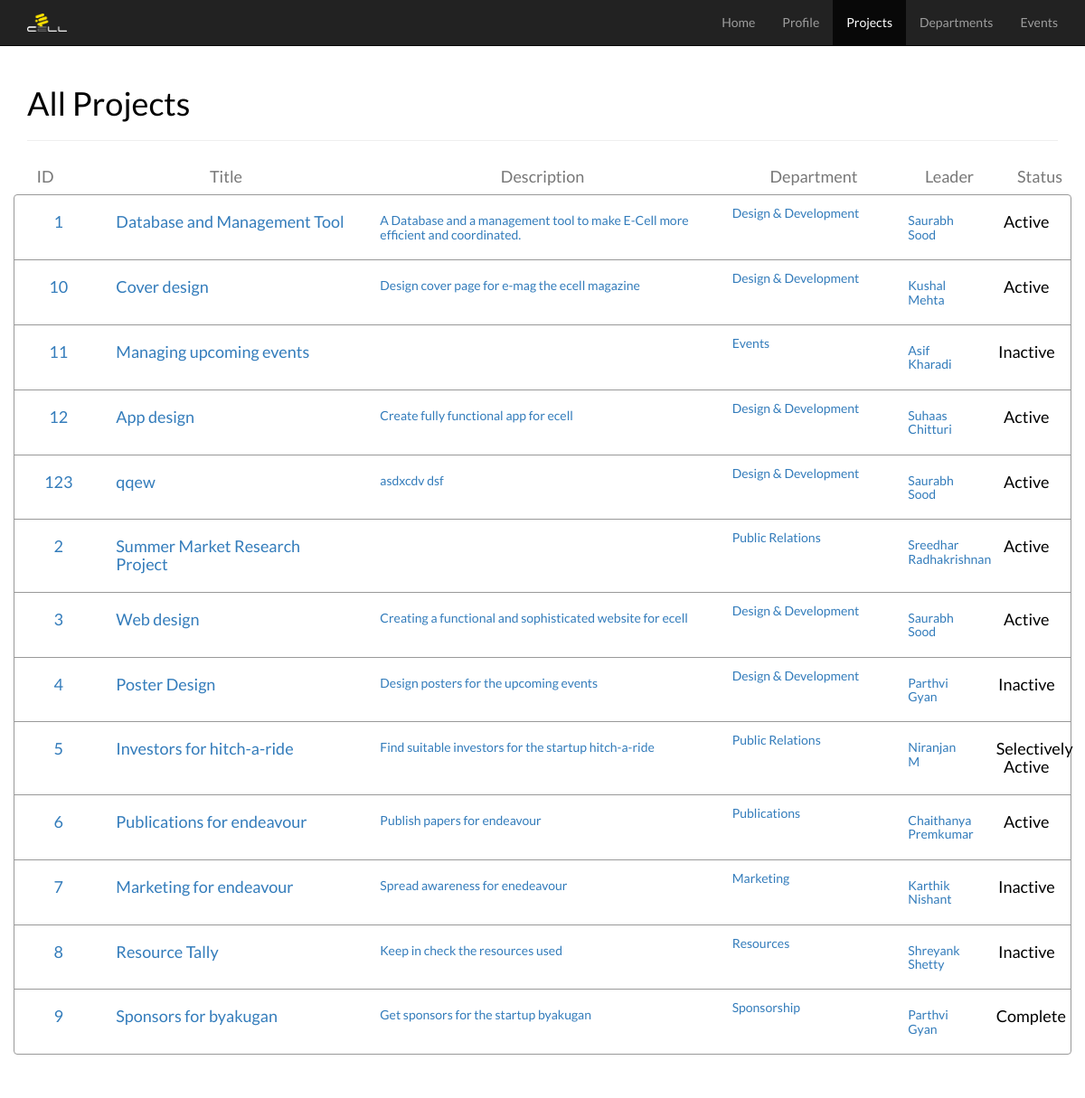
The page /projectlist.php on the database its author committed.
### tables this page shows
CREATE TABLE IF NOT EXISTS `projects` (
  `ID` varchar(16) NOT NULL,
  `Dep_ID` varchar(16) DEFAULT NULL,
  `Title` varchar(45) DEFAULT NULL,
  `Description` varchar(255) DEFAULT NULL,
  `Leader_USN` varchar(16) DEFAULT NULL,
  `Status` varchar(45) DEFAULT NULL
);

CREATE TABLE IF NOT EXISTS `departments` (
  `ID` varchar(16) NOT NULL,
  `Name` varchar(45) DEFAULT NULL,
  `Description` varchar(255) NOT NULL
);

CREATE TABLE IF NOT EXISTS `members` (
  `USN` varchar(16) NOT NULL,
  `F_Name` varchar(45) DEFAULT NULL,
  `L_Name` varchar(45) DEFAULT NULL,
  `Ph_No` varchar(45) DEFAULT NULL,
  `Email` varchar(45) DEFAULT NULL,
  `password` varchar(255) NOT NULL,
  `Department` varchar(16) DEFAULT NULL,
  `Status` varchar(45) DEFAULT NULL
);

### projectlist.php (the view, shortened to what this page needs)
<html><head>
		<link href="bootstrap/css/bootstrap.min.css" rel="stylesheet">
        <link href="Nav_styles.css" rel="stylesheet" type="text/css">
        <?php
			$dbhost='localhost';
			$dbuser='sood' ;
			$dbpass='1234' ;
			$conn=mysql_connect($dbhost,$dbuser,$dbpass);
			$pr_sql="Select * from projects";
			$retval=mysql_query($pr_sql,$conn);
			?>
    </head><body>
        <div class="navbar navbar-default navbar-fixed-top navbar-inverse">
            <div class="container">
                <div class="navbar-header">
                    <a class="navbar-brand"><img height="20" alt="Brand" src="ECell Logo White.png" class="center-block"></a>
                </div>
                <div class="collapse navbar-collapse" id="navbar-ex-collapse">
                    <ul class="nav navbar-nav navbar-right" id="nav-menu">
                        <li class="">
                            <a href="home.php">Home</a>
                        </li>
                        <li >
                            <a href=<?php echo '"profile.php?usn='.$_SESSION["usn"].'"'?>>Profile</a>
                        </li>
                        <li class="active">
                            <a href="projectlist.php">Projects</a>
                        </li>
                        <li class="dropdown" id="nav-deps">
                            <a href="#" class="dropdown-toggle" data-toggle="dropdown" role="button" aria-expanded="false">Departments<br><i class="fa fa-caret-down"></i></a>
                        </li>
                        <li>
                            <a href="eventlist.php">Events</a>
                        </li>
                    </ul>
                </div>
            </div>
        </div>
        <div class="section">
            <div class="container">
			<br/><br/>
                <div class="row">
				  <div class="col-md-12">
					<h1>All Projects</h1>
					<hr>
				  </div>
				</div>
				<div class="row list">
				  <div class="row text-center">
					<div class="col-md-1 text-center">
					  <h4 class="text-muted">ID</h4>
					</div>
					<div class="col-md-3 text-center">
					  <h4 class="text-muted">Title</h4>
					</div>
					<div class="col-md-4">
					  <h4 class="text-muted">Description</h4>
					</div>
					<div class="col-md-2">
					  <h4 class="text-muted">Department</h4>
					</div>
					<div class="col-md-1">
					  <h4 class="text-muted">Leader</h4>
					</div>
					<div class="col-md-1">
					  <h4 class="text-muted">Status</h4>
					</div>
				  </div>
				  <div class="row" id="project-list">
					<div class="col-md-12">
					  <ul class="list-group">
					   <?php
					   while($row = mysql_fetch_array($retval, MYSQL_ASSOC))
					   {
						   $d1 = "Select Name from Departments where ID = '".$row["Dep_ID"]."'";
						   $d2 = mysql_query($d1,$conn);
						   $dep = mysql_fetch_array($d2,MYSQL_ASSOC)["Name"];
						   $m1 = "Select F_Name, L_Name from Members Where USN = '".$row["Leader_USN"]."'";
						   $m2 = mysql_query($m1,$conn);
						   $m3 = mysql_fetch_array($m2,MYSQL_ASSOC);
						   $mname = $m3["F_Name"]." ".$m3["L_Name"];
					   echo ('
						<li class="list-group-item">
						<a href="project_profile.php?id='.$row["ID"].'">
						  <div class="row">
							<div class="col-md-1 text-center">
							  <h4>'.$row["ID"].'</h4>
							</div>
							<div class="col-md-3 text-left">
							  <h4>'.$row["Title"].'</h4>
							</div>
							<div class="col-md-4 text-left">
							  <h5>'.$row["Description"].'</h5>
							</div>
							</a>
							<a href="department.php?id='.$row["Dep_ID"].'">
							<div class="col-md-2 text-left">
							  <p>'.$dep.'</p>
							</div>
							</a>
							<a href="profile.php?usn='.$row["Leader_USN"].'">
							<div class="col-md-1 text-left">
							  <h5>'.$mname.'</h5>
							</div>
							</a>
							<div class="col-md-1 text-center">
							  <h4>'.$row["Status"].'</h4>
							</div>
						  </div>
						</li>
					   ');}?>
</body></html>

### rows shown on the page
projects: ID "1", Title "Database and Management Tool", Description "A Database and a management tool to make E-Cell more efficient and coordinated.", Dep_ID.Name "Design & Development", Leader_USN.L_Name "Saurabh Sood", Status "Active"
projects: ID "10", Title "Cover design", Description "Design cover page for e-mag the ecell magazine", Dep_ID.Name "Design & Development", Leader_USN.L_Name "Kushal Mehta", Status "Active"
projects: ID "11", Title "Managing upcoming events", Dep_ID.Name "Events", Leader_USN.L_Name "Asif Kharadi", Status "Inactive"
projects: ID "12", Title "App design", Description "Create fully functional app for ecell", Dep_ID.Name "Design & Development", Leader_USN.L_Name "Suhaas Chitturi", Status "Active"
projects: ID "123", Title "qqew", Description "asdxcdv dsf", Dep_ID.Name "Design & Development", Leader_USN.L_Name "Saurabh Sood", Status "Active"
projects: ID "2", Title "Summer Market Research Project", Dep_ID.Name "Public Relations", Leader_USN.L_Name "Sreedhar Radhakrishnan", Status "Active"
projects: ID "3", Title "Web design", Description "Creating a functional and sophisticated website for ecell", Dep_ID.Name "Design & Development", Leader_USN.L_Name "Saurabh Sood", Status "Active"
projects: ID "4", Title "Poster Design", Description "Design posters for the upcoming events", Dep_ID.Name "Design & Development", Leader_USN.L_Name "Parthvi Gyan", Status "Inactive"
projects: ID "5", Title "Investors for hitch-a-ride", Description "Find suitable investors for the startup hitch-a-ride", Dep_ID.Name "Public Relations", Leader_USN.L_Name "Niranjan M", Status "Selectively Active"
projects: ID "6", Title "Publications for endeavour", Description "Publish papers for endeavour", Dep_ID.Name "Publications", Leader_USN.L_Name "Chaithanya Premkumar", Status "Active"
projects: ID "7", Title "Marketing for endeavour", Description "Spread awareness for enedeavour", Dep_ID.Name "Marketing", Leader_USN.L_Name "Karthik Nishant", Status "Inactive"
projects: ID "8", Title "Resource Tally", Description "Keep in check the resources used", Dep_ID.Name "Resources", Leader_USN.L_Name "Shreyank Shetty", Status "Inactive"
projects: ID "9", Title "Sponsors for byakugan", Description "Get sponsors for the startup byakugan", Dep_ID.Name "Sponsorship", Leader_USN.L_Name "Parthvi Gyan", Status "Complete"
